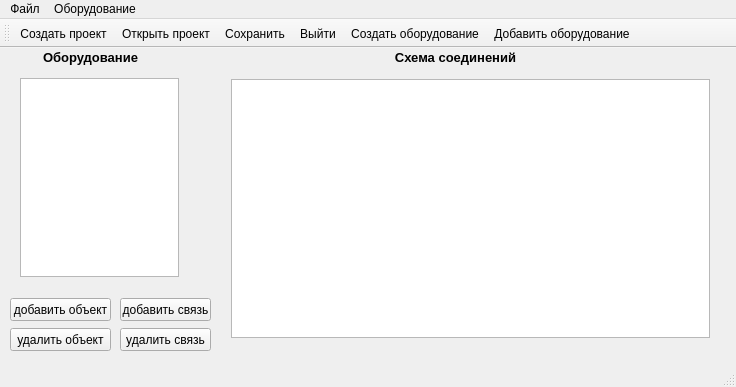
<?xml version="1.0" encoding="UTF-8"?>
<ui version="4.0">
 <class>MainWindow</class>
 <widget class="QMainWindow" name="MainWindow">
  <property name="geometry">
   <rect>
    <x>0</x>
    <y>0</y>
    <width>736</width>
    <height>387</height>
   </rect>
  </property>
  <property name="windowTitle">
   <string>Редактор сетевых схем</string>
  </property>
  <property name="windowIcon">
   <iconset>
    <normaloff>img/icon_application.png</normaloff>img/icon_application.png</iconset>
  </property>
  <widget class="QWidget" name="centralWidget">
   <property name="contextMenuPolicy">
    <enum>Qt::NoContextMenu</enum>
   </property>
   <widget class="QWidget" name="horizontalLayoutWidget">
    <property name="geometry">
     <rect>
      <x>9</x>
      <y>19</y>
      <width>181</width>
      <height>221</height>
     </rect>
    </property>
    <layout class="QHBoxLayout" name="horizontalLayout">
     <item>
      <widget class="QListWidget" name="listWidget"/>
     </item>
    </layout>
   </widget>
   <widget class="QWidget" name="verticalLayoutWidget">
    <property name="geometry">
     <rect>
      <x>220</x>
      <y>20</y>
      <width>501</width>
      <height>281</height>
     </rect>
    </property>
    <layout class="QVBoxLayout" name="verticalLayout_2">
     <item>
      <widget class="QGraphicsView" name="graphicsView"/>
     </item>
    </layout>
   </widget>
   <widget class="QLabel" name="label">
    <property name="geometry">
     <rect>
      <x>0</x>
      <y>0</y>
      <width>181</width>
      <height>20</height>
     </rect>
    </property>
    <property name="text">
     <string>&lt;html&gt;&lt;head/&gt;&lt;body&gt;&lt;p align=&quot;center&quot;&gt;&lt;span style=&quot; font-size:10pt; font-weight:600;&quot;&gt;Оборудование&lt;/span&gt;&lt;/p&gt;&lt;/body&gt;&lt;/html&gt;</string>
    </property>
   </widget>
   <widget class="QLabel" name="label_3">
    <property name="geometry">
     <rect>
      <x>190</x>
      <y>0</y>
      <width>531</width>
      <height>20</height>
     </rect>
    </property>
    <property name="text">
     <string>&lt;html&gt;&lt;head/&gt;&lt;body&gt;&lt;p align=&quot;center&quot;&gt;&lt;span style=&quot; font-size:10pt; font-weight:600;&quot;&gt;Схема соединений&lt;/span&gt;&lt;/p&gt;&lt;/body&gt;&lt;/html&gt;</string>
    </property>
   </widget>
   <widget class="QPushButton" name="pushAddConn">
    <property name="geometry">
     <rect>
      <x>120</x>
      <y>250</y>
      <width>91</width>
      <height>23</height>
     </rect>
    </property>
    <property name="text">
     <string>добавить связь</string>
    </property>
   </widget>
   <widget class="QPushButton" name="pushAddObj">
    <property name="geometry">
     <rect>
      <x>10</x>
      <y>250</y>
      <width>101</width>
      <height>23</height>
     </rect>
    </property>
    <property name="text">
     <string>добавить объект</string>
    </property>
   </widget>
   <widget class="QPushButton" name="pushDeleteObj">
    <property name="geometry">
     <rect>
      <x>10</x>
      <y>280</y>
      <width>101</width>
      <height>23</height>
     </rect>
    </property>
    <property name="text">
     <string>удалить объект</string>
    </property>
   </widget>
   <widget class="QPushButton" name="pushDeleteConn">
    <property name="geometry">
     <rect>
      <x>120</x>
      <y>280</y>
      <width>91</width>
      <height>23</height>
     </rect>
    </property>
    <property name="text">
     <string>удалить связь</string>
    </property>
   </widget>
  </widget>
  <widget class="QMenuBar" name="menuBar">
   <property name="geometry">
    <rect>
     <x>0</x>
     <y>0</y>
     <width>736</width>
     <height>21</height>
    </rect>
   </property>
   <widget class="QMenu" name="menu">
    <property name="title">
     <string>Файл</string>
    </property>
    <addaction name="create"/>
    <addaction name="open"/>
    <addaction name="separator"/>
    <addaction name="save"/>
    <addaction name="separator"/>
    <addaction name="close"/>
   </widget>
   <widget class="QMenu" name="menu_2">
    <property name="title">
     <string>Оборудование</string>
    </property>
    <addaction name="open_equipment_creator"/>
    <addaction name="add_equipment"/>
   </widget>
   <addaction name="menu"/>
   <addaction name="menu_2"/>
  </widget>
  <widget class="QToolBar" name="mainToolBar">
   <attribute name="toolBarArea">
    <enum>TopToolBarArea</enum>
   </attribute>
   <attribute name="toolBarBreak">
    <bool>false</bool>
   </attribute>
   <addaction name="create"/>
   <addaction name="open"/>
   <addaction name="save"/>
   <addaction name="close"/>
   <addaction name="open_equipment_creator"/>
   <addaction name="add_equipment"/>
  </widget>
  <widget class="QStatusBar" name="statusBar"/>
  <action name="create">
   <property name="icon">
    <iconset resource="resource.qrc">
     <normaloff>:/rec/img/create new.png</normaloff>:/rec/img/create new.png</iconset>
   </property>
   <property name="text">
    <string>Создать проект</string>
   </property>
  </action>
  <action name="open">
   <property name="icon">
    <iconset resource="resource.qrc">
     <normaloff>:/rec/img/open.png</normaloff>:/rec/img/open.png</iconset>
   </property>
   <property name="text">
    <string>Открыть проект</string>
   </property>
  </action>
  <action name="save">
   <property name="icon">
    <iconset resource="resource.qrc">
     <normaloff>:/rec/img/save.png</normaloff>:/rec/img/save.png</iconset>
   </property>
   <property name="text">
    <string>Сохранить</string>
   </property>
  </action>
  <action name="close">
   <property name="icon">
    <iconset resource="resource.qrc">
     <normaloff>:/rec/img/exit.png</normaloff>:/rec/img/exit.png</iconset>
   </property>
   <property name="text">
    <string>Выйти</string>
   </property>
  </action>
  <action name="open_equipment_creator">
   <property name="checkable">
    <bool>true</bool>
   </property>
   <property name="icon">
    <iconset resource="resource.qrc">
     <normaloff>:/rec/img/create equip.png</normaloff>:/rec/img/create equip.png</iconset>
   </property>
   <property name="text">
    <string>Создать оборудование</string>
   </property>
  </action>
  <action name="add_equipment">
   <property name="icon">
    <iconset resource="resource.qrc">
     <normaloff>:/rec/img/add.png</normaloff>:/rec/img/add.png</iconset>
   </property>
   <property name="text">
    <string>Добавить оборудование</string>
   </property>
  </action>
 </widget>
 <layoutdefault spacing="6" margin="11"/>
 <resources>
  <include location="resource.qrc"/>
 </resources>
 <connections/>
</ui>
